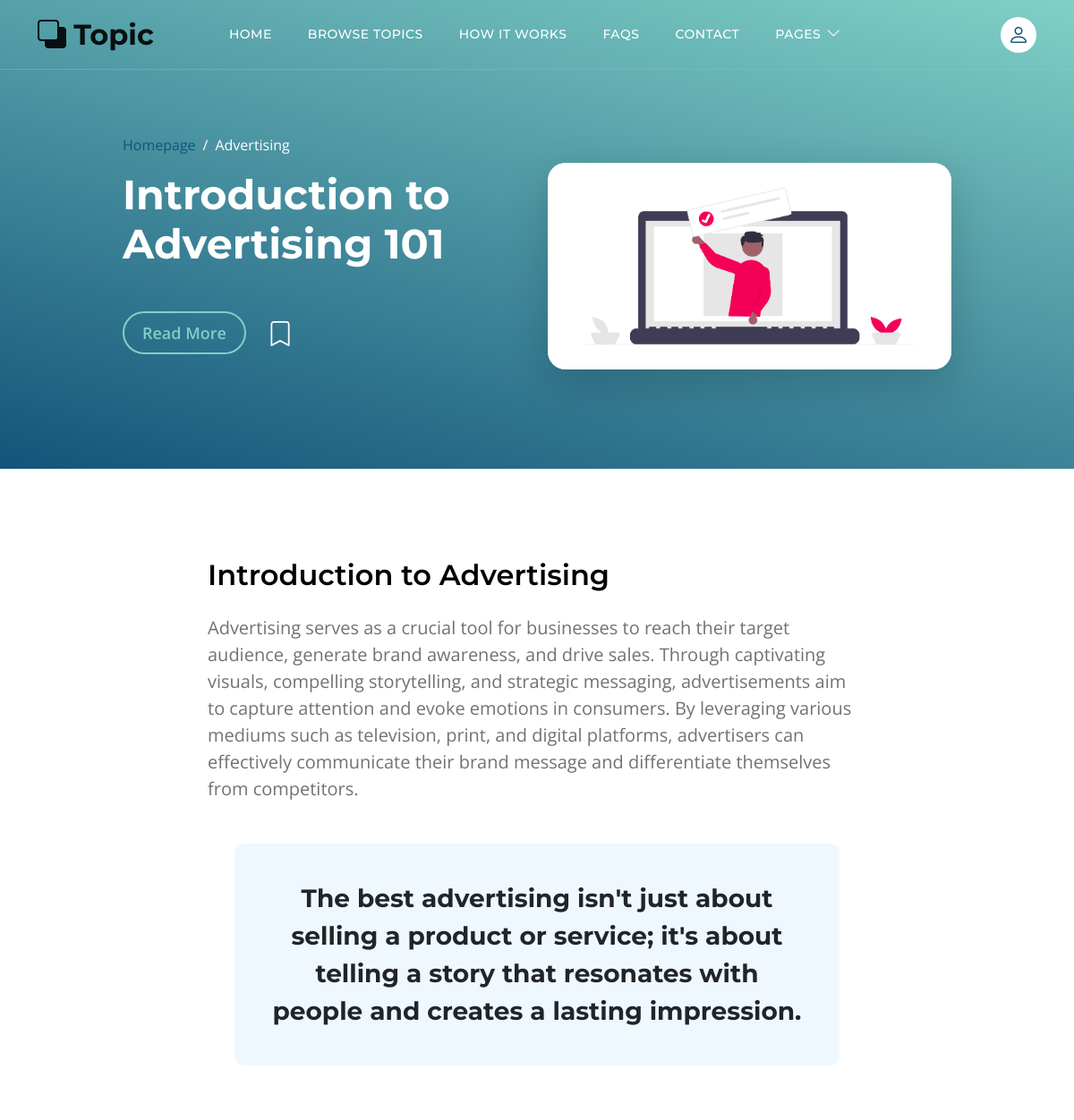
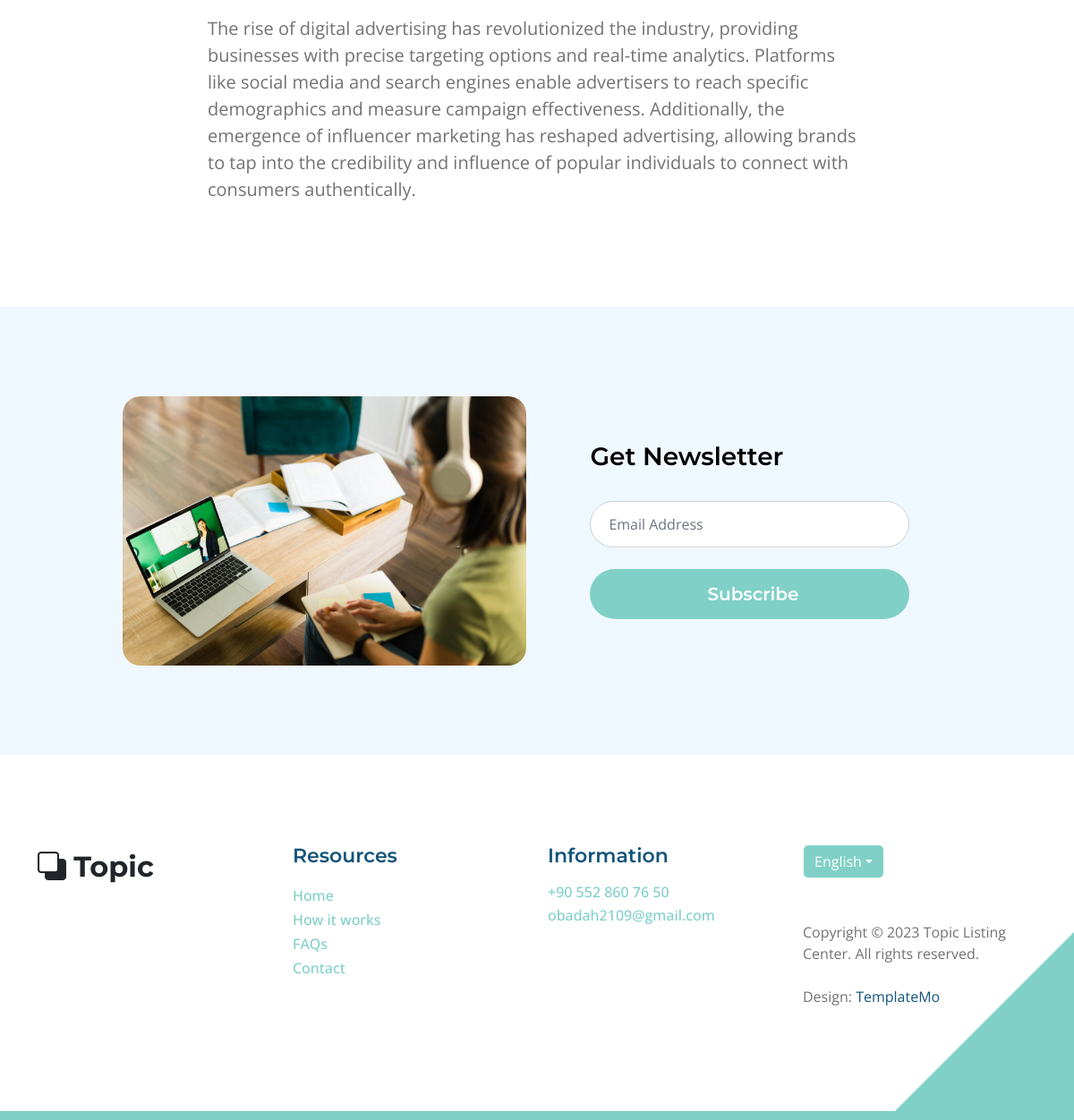
The page /topics-detail/1 on the database its author committed (2 pictures, top to bottom).
### topic/models.py (models this page shows, shortened)
class Card(models.Model):
    title = models.CharField(max_length = 250)
    subtitle = models.CharField(max_length = 250)
    number = models.PositiveSmallIntegerField()
    page = models.OneToOneField('Page', on_delete = models.CASCADE)

class Page(models.Model):
    intro = models.CharField(max_length = 250)
    title = models.CharField(max_length = 250)
    body1 = models.TextField()
    img = models.ImageField()
    img1 = models.ImageField(null = True, blank = True, )
    img2 = models.ImageField(null = True, blank = True, )
    quote = models.CharField(null = True, blank = True, max_length = 250)
    body2 = models.TextField(null = True, blank = True)
    tag = models.ForeignKey('Tag', on_delete=models.CASCADE)

### topic/views.py (the view)
# urls.py: path('topics-detail/<int:card_id>', views.detail, name = 'detail'),
def detail(request, card_id):
    form = NewsForm()
    if request.method == 'POST':
        form = NewsForm(request.POST)
        if form.is_valid():
            form.save()
            messages.success(request, 'Your email was saved successfully')
            form = NewsForm()
    return render(request, 'topics-detail.html', {'form': form, 'card': Card.objects.get(id = card_id)})

### topic/forms.py
class NewsForm(forms.ModelForm):
    class Meta:
        model = Email
        fields = '__all__'
        widgets = {
            'email': forms.EmailInput({'placeholder': 'Email Address', 'class': 'form-control', 'id': 'subscribe-email'}),
        }

### topic/templates/topics-detail.html (shortened to what this page needs)
<!doctype html>
{% load static %}
<html lang="en">
    {% include 'header.html' %}
    <body id="top">
        <main>
            {% include 'navbar.html' %}
            <header class="site-header d-flex flex-column justify-content-center align-items-center">
                <div class="container">
                    <div class="row justify-content-center align-items-center">
                        <div class="col-lg-5 col-12 mb-5">
                            <nav aria-label="breadcrumb">
                                <ol class="breadcrumb">
                                    <li class="breadcrumb-item"><a href="{% url 'home' %}">Homepage</a></li>
                                    <li class="breadcrumb-item active" aria-current="page">{{ card.title }}</li>
                                </ol>
                            </nav>
                            <h2 class="text-white">{{ card.page.intro }}</h2>
                            <div class="d-flex align-items-center mt-5">
                                <a href="#topics-detail" class="btn custom-btn custom-border-btn smoothscroll me-4">Read More</a>
                                <a href="#top" class="custom-icon bi-bookmark smoothscroll"></a>
                            </div>
                        </div>
                        <div class="col-lg-5 col-12">
                            <div class="topics-detail-block bg-white shadow-lg">
                                <img src="{% static 'images/' %}{{ card.page.img }}" class="topics-detail-block-image img-fluid">
                            </div>
                        </div>
                    </div>
                </div>
            </header>
            <section class="topics-detail-section section-padding" id="topics-detail">
                <div class="container">
                    <div class="row">
                        <div class="col-lg-8 col-12 m-auto">
                            <h3 class="mb-4">{{ card.page.title }}</h3>
                            <p>{{ card.page.body1 }}</p>
                            <blockquote>{{ card.page.quote }}</blockquote>
                            <p>{{ card.page.body2 }}</p>
                        </div>
                    </div>
                </div>
            </section>
            <section class="section-padding section-bg">
                <div class="container">
                    <div class="row justify-content-center">
                        <div class="col-lg-5 col-12">
                            <img src="{% static 'images/rear-view-young-college-student.jpg' %}" class="newsletter-image img-fluid" alt="">
                        </div>
                        <div class="col-lg-5 col-12 subscribe-form-wrap d-flex justify-content-center align-items-center">
                            <form class="custom-form subscribe-form" action="#" method="post" role="form">
                                <h4 class="mb-4 pb-2">Get Newsletter</h4>
                                {{ form.email }}
                                <div class="col-lg-12 col-12">
                                    <button type="submit" class="form-control">Subscribe</button>
                                </div>
                            </form>
                        </div>
                    </div>
                </div>
            </section>
        </main>
        {% include 'footer.html' %}
    </body>
</html>

### topic/static/css/templatemo-topic-listing.css (style rules this page uses)
:root { --white-color: #ffffff; --primary-color: #13547a; --secondary-color: #80d0c7; --section-bg-color: #f0f8ff; --custom-btn-bg-color: #80d0c7; --custom-btn-bg-hover-color: #13547a; --dark-color: #000000; --p-color: #717275; --border-color: #7fffd4; --link-hover-color: #13547a; --body-font-family: 'Open Sans', sans-serif; --title-font-family: 'Montserrat', sans-serif; --h1-font-size: 58px; --h2-font-size: 46px; --h3-font-size: 32px; --h4-font-size: 28px; --h5-font-size: 24px; --h6-font-size: 22px; --p-font-size: 20px; --menu-font-size: 14px; --btn-font-size: 18px; --copyright-font-size: 16px; --border-radius-large: 100px; --border-radius-medium: 20px; --border-radius-small: 10px; --font-weight-normal: 400; --font-weight-medium: 500; --font-weight-semibold: 600; --font-weight-bold: 700; }
body { background-color: var(--white-color); font-family: var(--body-font-family); }
h2, h3, h4, h5, h6 { color: var(--dark-color); }
h1, h2, h3, h4, h5, h6 { font-family: var(--title-font-family); font-weight: var(--font-weight-semibold); }
h2 { font-size: var(--h2-font-size); font-weight: var(--font-weight-bold); }
h3 { font-size: var(--h3-font-size); }
h4 { font-size: var(--h4-font-size); }
p { color: var(--p-color); font-size: var(--p-font-size); font-weight: var(--font-weight-normal); }
a, button { touch-action: manipulation; transition: all 0.3s; }
a { display: inline-block; color: var(--primary-color); text-decoration: none; }
.section-padding { padding-top: 100px; padding-bottom: 100px; }
.section-bg { background-color: var(--section-bg-color); }
.custom-icon { color: var(--secondary-color); }
.custom-btn { background: var(--custom-btn-bg-color); border: 2px solid transparent; border-radius: var(--border-radius-large); color: var(--white-color); font-size: var(--btn-font-size); font-weight: var(--font-weight-semibold); line-height: normal; transition: all 0.3s; padding: 10px 20px; }
.custom-border-btn { background: transparent; border: 2px solid var(--custom-btn-bg-color); color: var(--custom-btn-bg-color); }
.site-header { background-image: linear-gradient(15deg, #13547a 0%, #80d0c7 100%); padding-top: 150px; padding-bottom: 80px; }
.site-header .container { height: 100%; }
.breadcrumb-item+.breadcrumb-item::before, .breadcrumb-item a:hover, .breadcrumb-item.active { color: var(--white-color); }
.site-header .custom-icon { color: var(--white-color); font-size: var(--h4-font-size); }
.topics-detail-block { border-radius: var(--border-radius-medium); position: relative; overflow: hidden; }
.topics-detail-block-image { display: block; border-radius: var(--border-radius-medium); }
blockquote { background-color: var(--section-bg-color); border-radius: var(--border-radius-small); font-family: var(--title-font-family); font-size: var(--h4-font-size); font-weight: var(--font-weight-bold); display: inline-block; text-align: center; margin: 30px; padding: 40px; }
.newsletter-image { border-radius: var(--border-radius-medium); }
.subscribe-form-wrap { padding: 50px; }
.subscribe-form { width: 95%; }
.custom-form .form-control { border-radius: var(--border-radius-large); color: var(--p-color); margin-bottom: 24px; padding-top: 13px; padding-bottom: 13px; padding-left: 20px; outline: none; }
.custom-form button[type="submit"] { background: var(--custom-btn-bg-color); border: none; border-radius: var(--border-radius-large); color: var(--white-color); font-family: var(--title-font-family); font-size: var(--p-font-size); font-weight: var(--font-weight-semibold); transition: all 0.3s; margin-bottom: 0; }

### rows shown on the page
Card: title "Advertising", page.intro "Introduction to Advertising 101", page.img (picture), page "Introduction to Advertising", page.body1 "Advertising serves as a crucial tool for businesses to reach their target audience, generate brand awareness, and drive sales. Through captivating visuals, compelling storytelling, and strategic messaging, advertisements aim to capture attention and evoke emotions in consumers. By leveraging various mediums such as television, print, and digital platforms, advertisers can effectively communicate their brand message and differentiate themselves from competitors.", page.quote "The best advertising isn't just about selling a product or service; it's about telling a story that resonates with people and creates a lasting impression.", page.body2 "The rise of digital advertising has revolutionized the industry, providing businesses with precise targeting options and real-time analytics. Platforms like social media and search engines enable advertisers to reach specific demographics and measure campaign effectiveness. Additionally, the emergence of influencer marketing has reshaped advertising, allowing brands to tap into the credibility and influence of popular individuals to connect with consumers authentically."
